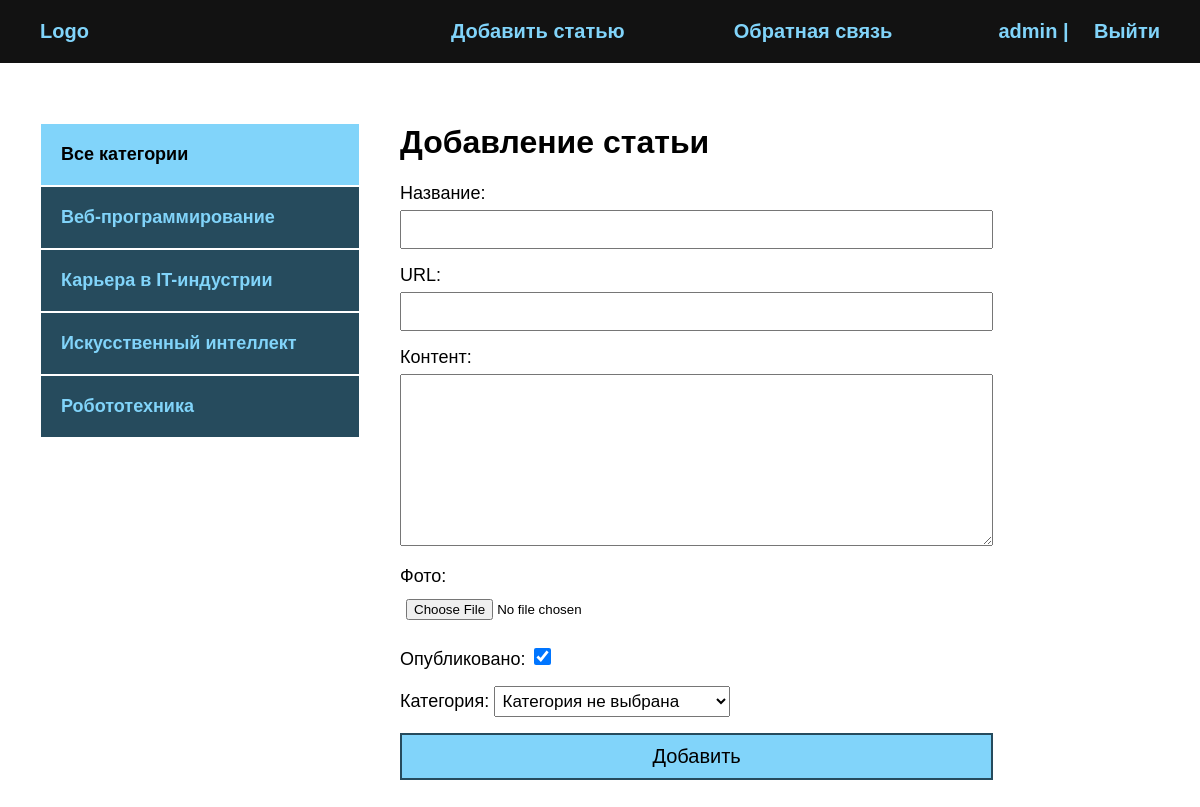
Screenshot of /addpage/ (signed in) with the database file from the repository.
### blog/models.py (models this page shows)
class Category(models.Model):
    name = models.CharField(max_length=100, verbose_name='Категория')  # название категории
    slug = models.SlugField(max_length=200, unique=True, verbose_name='URL')
    def __str__(self):
        return self.name
    def get_absolute_url(self):
        return reverse('category', kwargs={'cat_slug': self.slug})
    class Meta:  # Это доп-й функционал кот-й мы можем дополнять к классу.
        verbose_name = 'Категория'  # verbose_name перевели элементы, которые перечисляются в единственном числе. В единственном числе.
        verbose_name_plural = 'Категории'  # Во множественном числе.

### blog/views.py (the view)
# urls.py: path('addpage/', AddPage.as_view(), name='add_page'),  # путь для добавления статьи
class AddPage(LoginRequiredMixin, DataMixin, CreateView):
    form_class = AddPostForm  # это готовое имя, его не придумываем. Что бы мы могли сделать свою форму.
    template_name = 'blog/addpage.html'  # какой шаблон будет заниматься обработкой текущей страницей.
    success_url = reverse_lazy('index')  # если зашли на эту страницу и отправили данные формы, они у нас отправились удачно, добавляется success_url. Через reverse_lazy перенаправит на какую-то страницу.
    login_url = reverse_lazy('index') # Когда незарегистрированный пользователь попытается зайти на добавить статью, то его перенаправит на главную страницу
    def get_context_data(self, *, object_list=None, **kwargs):  # данный метод сущ-ет для любого класса который наследуется от ListView.
        context = super().get_context_data(**kwargs)  # контекст есть у родительского класса, получаем context для шаблона со всеми ключами и значениями.
        c_def = self.get_user_context(title='Добавление статьи')
        return dict(list(context.items()) + list(c_def.items()))

### blog/forms.py (shortened to what this page needs)
class AddPostForm(forms.ModelForm):
    def __init__(self, *args, **kwargs):
        super().__init__(*args, **kwargs)
        self.fields['cat'].empty_label = 'Категория не выбрана'  # теперь будет писать категория не выбрана. Это обязательное поле, делаем что это поле обязательное для заполнения.
    class Meta:
        model = Blog
        fields = ['title', 'slug', 'content', 'photo', 'is_published', 'cat']
        widgets = {
            'title': forms.TextInput(attrs={'class': 'form-input'}),  # у нас поле было точно такое же. 'class': 'form-input' - это будет имя класса. Через attrs передали дополнительные какие-то параметры.
            'slug': forms.TextInput(attrs={'class': 'form-input'}),  # у нас поле было точно такое же. 'class': 'form-input' - это будет имя класса. Через attrs передали дополнительные какие-то параметры.
            'content': forms.Textarea(attrs={'cols': 60, 'rows': 10, 'class': 'form-input'})  # attrs - это для атрибутов, атрибуты могут использоваться любые. 'cols': 60 - визуальное кол-во введенных символов, это как ширина пойдет, px и % можно установить только через css через класс.
        }

### blog/utils.py (called while the page is built)
    def get_user_context(self, **kwargs):  # создадим контекст для шаблона
        context = kwargs  # kwargs - в него будут приходить принимаемые аргументы
        cats = Category.objects.annotate(Count('blog'))  # Пускай считает кол-во элементов в блоге, annotate - связывает блог с категорией и считаем кол-во элементов в блоке.
        user_menu = menu.copy()  # получаем копию словаря
        if not self.request.user.is_authenticated:  # если пользователь не аутентифицирован, удаляем 'title': 'Добавить статью'
            user_menu.pop(0)
        context['menu'] = user_menu  # в конетексте у каждого пункта используется меню
        context['cats'] = cats  # к каждой статье принимается категория
        if 'cat_selected' not in context:
            context['cat_selected'] = 0
        return context

### blog/templates/blog/addpage.html (shortened to what this page needs)
{% extends 'blog/base.html' %}
{% block content %}
<h1>{{ title }}</h1>
<form action="{% url 'add_page' %}" method="post" enctype="multipart/form-data">
    {{ form.as_p }}
    <button>Добавить</button>
</form>
{% endblock %}

### blog/templates/blog/base.html (shortened to what this page needs)
{% load static %}
{% load blog_tags %}
<!DOCTYPE html>
<html lang="en">
<head>
    <link rel="stylesheet" href="{% static 'css/style.css' %}">
</head>
<body>
<div class="header">
    <div class="wrap">
        <ul class="mainmenu">
            <li class="logo"><a href="{% url 'index' %}">Logo</a></li>
            {% for m in menu %}
            <li class="last"><a href="{% url m.url_name %}">{{ m.title }}</a></li>
            {% endfor %}
            {% if request.user.is_authenticated %}
            <li class="last">{{ user.username }} | <a href="{% url 'logout' %}">Выйти</a></li>
            {% else %}
            <li class="last">
                <a href="{% url 'register' %}">Регистрация</a> | <a href="{% url 'login' %}">Войти</a>
            </li>
            {% endif %}
        </ul>
    </div>
</div>
<div class="content">
    <div class="wrap">
        <div class="sidebar">
            <ul>
                {% if cat_selected == 0 %}
                <li class="selected">Все категории</li>
                {% else %}
                <li><a href="{% url 'index' %}">Все категории</a></li>
                {% endif %}
                {% for c in cats %}
                {% if c.blog__count > 0 %}
                {% if c.pk == cat_selected %}
                <li class="selected">{{ c.name }}</li>
                {% else %}
                <li><a href="{{ c.get_absolute_url }}">{{ c.name }}</a></li>
                {% endif %}
                {% endif %}
                {% endfor %}
            </ul>
        </div>
        <div class="main">
            {% block content %}
            {% endblock %}
        </div>
    </div>
</div>
</body>
</html>

### blog/static/css/style.css (style rules this page uses)
body { margin: 0; padding: 0; background: #264b5d; font-family: Verdana, Geneva, Tahoma, sans-serif; }
.wrap { max-width: 1200px; margin: 0 auto; }
.content .wrap { background: #FFF; padding: 40px; box-sizing: border-box; display: flex; }
ul { list-style: none; margin: 0; padding: 0; }
a { color: #81d4fa; text-decoration: none; padding: 20px; }
.header { background: #121212; }
.mainmenu { display: flex; align-items: center; font-size: 20px; font-weight: bold; padding: 20px; justify-content: space-between; }
.logo { flex-basis: 40%; }
.last { flex-basis: 30%; text-align: right; color: #81d4fa; }
.sidebar ul { width: 320px; margin-right: 40px; margin-top: 20px; }
.sidebar a { padding: 20px; display: block; border: 1px solid #FFF; background: #264b5d; font-weight: bold; font-size: 18px; }
.selected { font-size: 18px; padding: 20px; border: 1px solid #FFF; font-weight: bold; background: #81d4fa; }
.form-input { width: 100%; padding: 10px; box-sizing: border-box; }
button { background: #81d4fa; border: 2px solid #264b5d; width: 100%; padding: 10px; font-size: 20px; cursor: pointer; }
form label { font-size: 18px; }
input, textarea { width: 100%; margin-top: 6px; padding: 6px; box-sizing: border-box; }
label { font-size: 20px; }
#id_is_published { width: 17px; height: 17px; }
#id_cat { font-size: 17px; padding: 4px; }
.last a { display: inline; }

### rows the page displays
Category: name "Веб-программирование"
Category: name "Карьера в IT-индустрии"
Category: name "Искусственный интеллект"
Category: name "Робототехника"

### other values shown
{{ m.title }} "Добавить статью" "Обратная связь"
{{ user.username }} "admin"
{{ title }} "Добавление статьи"
